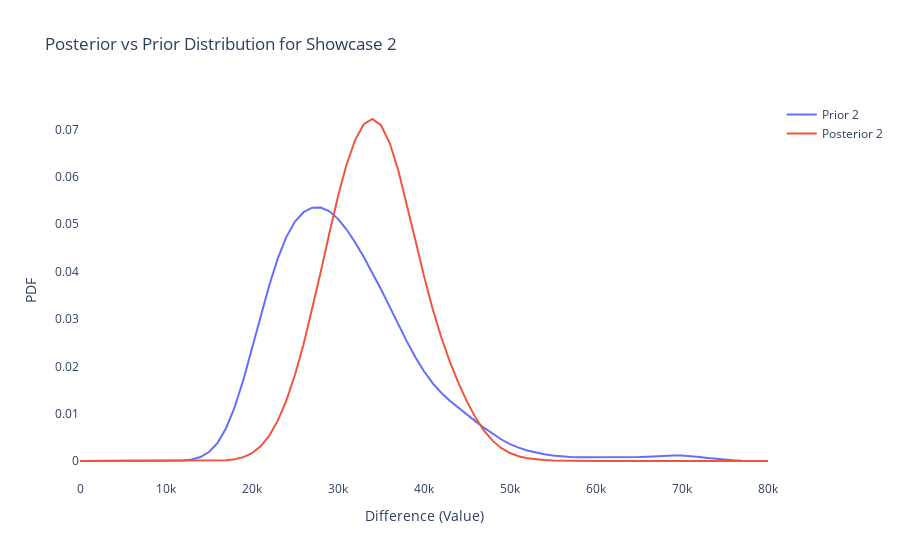

Notebook code for this chart:
### Code cell
fig = go.Figure()

fig.add_trace(
    go.Line(
        x=prior2.index,
        y=prior2['probs'],
        name='Prior 2'
    )
)

fig.add_trace(
    go.Line(
        x=df_posterior2.index,
        y=df_posterior2['probs'],
        name='Posterior 2'
    )
)


fig.update_layout(
    plot_bgcolor='rgba(0,0,0,0)',
    xaxis_title='Difference (Value)',
    yaxis_title='PDF',
    title='Posterior vs Prior Distribution for Showcase 2'
)

fig.show()
